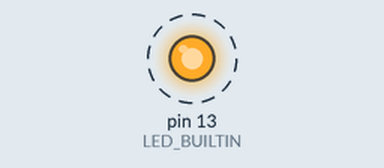
Simulated run of this sketch. Board: Arduino Mega 2560, built with avr-gcc and run on an emulated ATmega2560. Parts: output pins drawn as LEDs (lit = HIGH). Dashed ring = blinking.

Above: at 0.5 s.
Timing chart, 0 to 4.6 s (numbered marks = the images above):
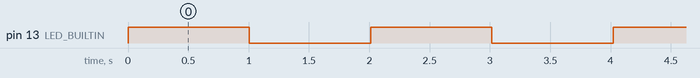

The sketch:

Blink.ino
```cpp
// This is the "Blink" program!
// It makes the little light on the Arduino board flash on and off.

// VARIABLES: These are like boxes where we store numbers.
// You can change these numbers to make the light blink faster or slower!
int onTime = 1000;  // How long the light stays ON (in milliseconds)
int offTime = 1000; // How long the light stays OFF (in milliseconds)

// The setup function is like getting ready for the day.
// You only do it once when you wake up (or when the Arduino turns on).
void setup() {
  // We are telling the Arduino that the pin connected to the light (LED_BUILTIN)
  // will be used to send electricity OUT to turn on the light.
  // On your Arduino Mega, this is Pin 13.
  pinMode(LED_BUILTIN, OUTPUT);
}

// The loop function is the main action!
// It runs over and over again, forever and ever.
// Like a song on repeat!
void loop() {
  // Turn the light ON!
  // HIGH means "Give it power!"
  digitalWrite(LED_BUILTIN, HIGH);

  // A FOR LOOP is like counting.
  // We count from 0 up to 'onTime'.
  // Every time we count 1, we wait for 1 millisecond.
  for (int i = 0; i < onTime; i++) {
    delay(1);
  }

  // Turn the light OFF.
  // LOW means "Stop the power."
  digitalWrite(LED_BUILTIN, LOW);

  // Another FOR LOOP to wait while the light is off.
  for (int i = 0; i < offTime; i++) {
    delay(1);
  }
}
```

Measured:
- by itself, pin 13 (LED_BUILTIN): alternates HIGH for 1.0 s and LOW for 1.0 s
